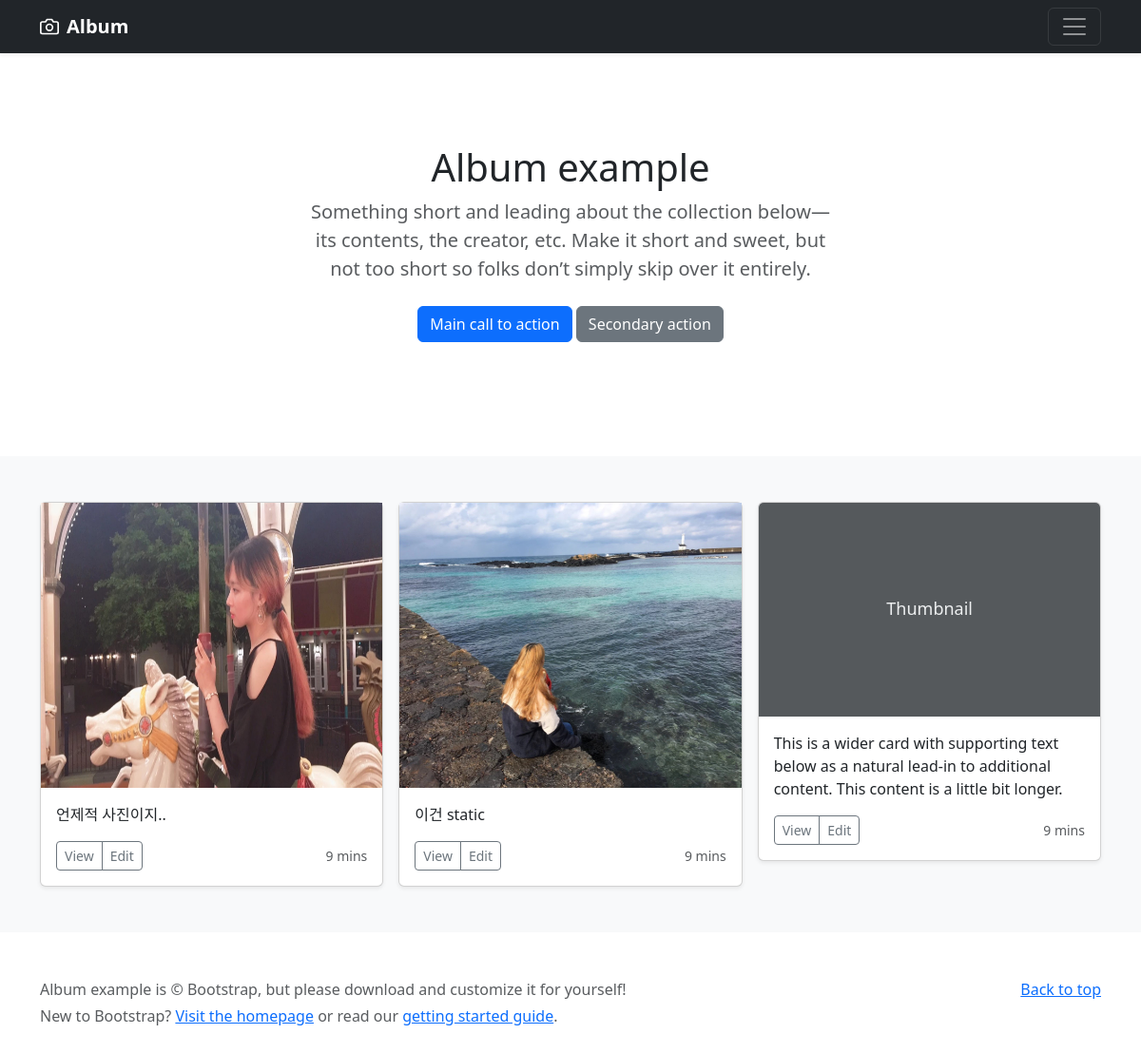
The page /portfolio/ on the database its author committed.
### portfolio/models.py (models this page shows, shortened)
class Portfolio(models.Model):
    title = models.CharField(max_length = 255)
    image = models.ImageField(upload_to = "images/")
    description = models.CharField(max_length = 500)

### portfolio/views.py (the view)
# urls.py: path('portfolio/',portfolio.views.portfolio, name = "portfolio"),
def portfolio(request):
    portfolio = Portfolio.objects
    return render(request, 'portfolio.html', {'portfolios' : portfolio})

### portfolio/templates/portfolio.html (shortened to what this page needs)
{% load static %}
<!doctype html>
<html lang="en">
  <head>
    <link href="/docs/4.3/dist/css/bootstrap.min.css" rel="stylesheet">
    <link rel="stylesheet" href="https://stackpath.bootstrapcdn.com/bootstrap/4.3.1/css/bootstrap.min.css">
    <link href="../assets/dist/css/bootstrap.min.css" rel="stylesheet">
  </head>
  <body>
<header>
  <div class="navbar navbar-dark bg-dark shadow-sm">
    <div class="container">
      <a href="#" class="navbar-brand d-flex align-items-center">
        <strong>Album</strong>
      </a>
      <button class="navbar-toggler" type="button" data-bs-toggle="collapse" data-bs-target="#navbarHeader" aria-controls="navbarHeader" aria-expanded="false" aria-label="Toggle navigation">
        <span class="navbar-toggler-icon"></span>
      </button>
    </div>
  </div>
</header>
<main>
  <section class="py-5 text-center container">
    <div class="row py-lg-5">
      <div class="col-lg-6 col-md-8 mx-auto">
        <h1 class="fw-light">Album example</h1>
        <p class="lead text-muted">Something short and leading about the collection below—its contents, the creator, etc. Make it short and sweet, but not too short so folks don’t simply skip over it entirely.</p>
        <p>
          <a href="#" class="btn btn-primary my-2">Main call to action</a>
          <a href="#" class="btn btn-secondary my-2">Secondary action</a>
        </p>
      </div>
    </div>
  </section>
  <div class="album py-5 bg-light">
    <div class="container">
      <div class="row row-cols-1 row-cols-sm-2 row-cols-md-3 g-3">
        {% for portfolio in portfolios.all %}
        <div class="col">
          <div class="card shadow-sm">
            <img src = "{{portfolio.image.url}}" height = 300 alt = "photo1">
            <div class="card-body">
              <p class="card-text">{{portfolio.description}}</p>
              <div class="d-flex justify-content-between align-items-center">
                <div class="btn-group">
                  <button type="button" class="btn btn-sm btn-outline-secondary">View</button>
                  <button type="button" class="btn btn-sm btn-outline-secondary">Edit</button>
                </div>
                <small class="text-muted">9 mins</small>
              </div>
            </div>
          </div>
        </div>
        {% endfor %}
        <div class="col">
          <div class="card shadow-sm">
            <img src = "{% static 'Photo1.jpg' %}" height = 300 alt = "photo1">
            <div class="card-body">
              <p class="card-text">이건 static</p>
              <div class="d-flex justify-content-between align-items-center">
                <div class="btn-group">
                  <button type="button" class="btn btn-sm btn-outline-secondary">View</button>
                  <button type="button" class="btn btn-sm btn-outline-secondary">Edit</button>
                </div>
                <small class="text-muted">9 mins</small>
              </div>
            </div>
          </div>
        </div>
        <div class="col">
          <div class="card shadow-sm">
            <svg class="bd-placeholder-img card-img-top" width="100%" height="225" xmlns="http://www.w3.org/2000/svg" role="img" aria-label="Placeholder: Thumbnail" preserveAspectRatio="xMidYMid slice" focusable="false"><title>Placeholder</title><rect width="100%" height="100%" fill="#55595c"/><text x="50%" y="50%" fill="#eceeef" dy=".3em">Thumbnail</text></svg>
            <div class="card-body">
              <p class="card-text">This is a wider card with supporting text below as a natural lead-in to additional content. This content is a little bit longer.</p>
              <div class="d-flex justify-content-between align-items-center">
                <div class="btn-group">
                  <button type="button" class="btn btn-sm btn-outline-secondary">View</button>
                  <button type="button" class="btn btn-sm btn-outline-secondary">Edit</button>
                </div>
                <small class="text-muted">9 mins</small>
              </div>
            </div>
          </div>
        </div>
      </div>
    </div>
  </div>
</main>
<footer class="text-muted py-5">
  <div class="container">
    <p class="float-end mb-1">
      <a href="#">Back to top</a>
    </p>
    <p class="mb-1">Album example is &copy; Bootstrap, but please download and customize it for yourself!</p>
    <p class="mb-0">New to Bootstrap? <a href="/">Visit the homepage</a> or read our <a href="../getting-started/introduction/">getting started guide</a>.</p>
  </div>
</footer>
  </body>
</html>

### portfolio/templates/portfolio.html (style rules this page uses)
.bd-placeholder-img { font-size: 1.125rem; text-anchor: middle; -webkit-user-select: none; -moz-user-select: none; user-select: none; }

### rows shown on the page
Portfolio: image (picture), description "언제적 사진이지.."
